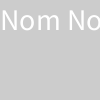
Frame 1 (no input)
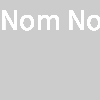
Frame 60 (the mouse pressed at the canvas centre just before this capture)
Frame 120 (the mouse held since frame 60 and released just before this capture): identical to frame 60, image omitted

The Processing sketch that drew these frames (run headless with seeded random() and noise(); from frame 60 on, the mouse is pressed at the canvas centre):

// Processing sketch: BasicText
// ── BasicText.pde

String mytext = "Nom Nom Nom";

void setup() {
  
}

void draw() {
 
    textSize(30);
    text(mytext,0,30);
  
}
